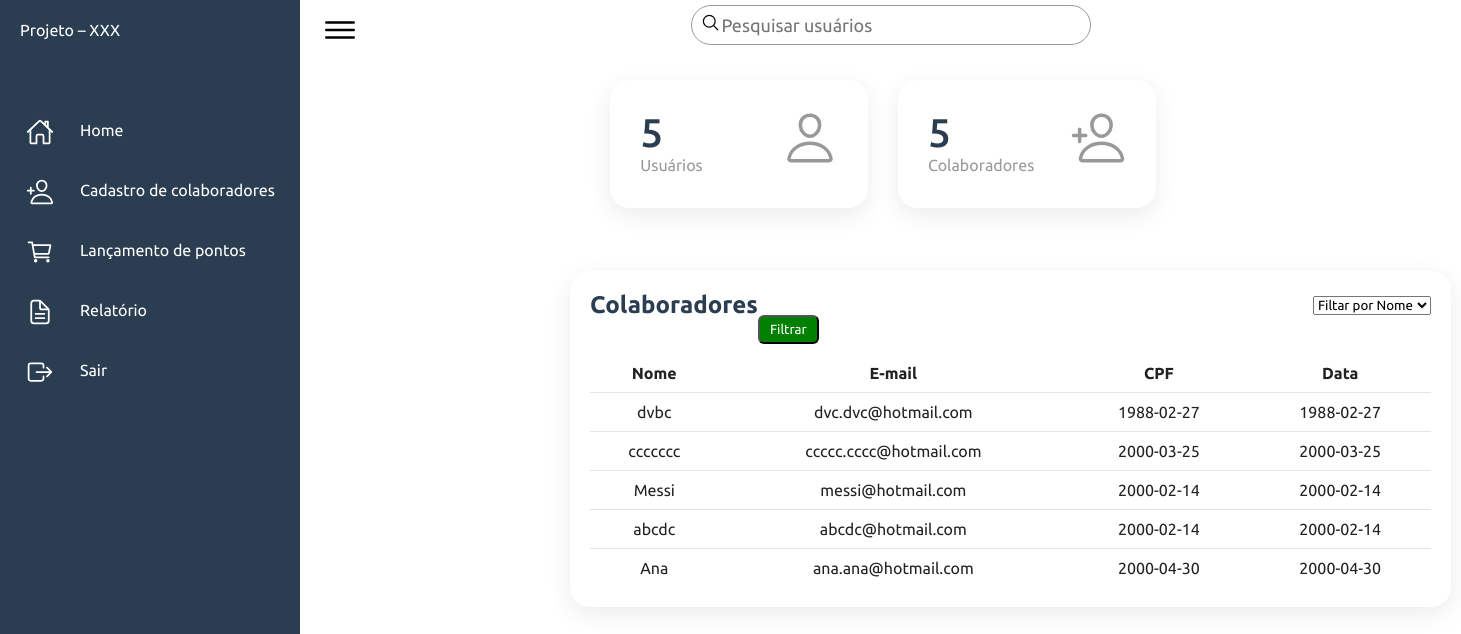
Screenshot of /layout/relatorio.php (signed in) with the database file from the repository.
### tables this page shows
CREATE TABLE IF NOT EXISTS `colaboradores` (
  `id` int(11) NOT NULL AUTO_INCREMENT,
  `nome` varchar(255) NOT NULL,
  `email` varchar(255) NOT NULL,
  `cpf` varchar(11) NOT NULL,
  `data` date NOT NULL,
  `pontos` varchar(255) NOT NULL,
  PRIMARY KEY (`id`)
);

### layout/relatorio.php (the view, shortened to what this page needs)
<?php
require_once "../database/conn.php";
?>
<!DOCTYPE html>
<html lang="pt-BR">
<head>
<link rel="stylesheet" type="text/css" href="../css/style.css">
</head>
<body>
    <div class="container">
        <div class="navigantion">
            <ul>
                <li>
                    <a href="#">
                        <span class="title">Projeto – XXX</span>
                    </a>
                </li>
                <li>
                    <a href="restrita.php">
                        <span class="icon"><ion-icon name="home-outline"></ion-icon></span>
                        <span class="title">Home</span>
                    </a>
                </li>
                <li>
                    <a href="colaboradores.php">
                        <span class="icon"><ion-icon name="person-add-outline"></ion-icon></span>
                        <span class="title">Cadastro de colaboradores</span>
                    </a>
                </li>
                <li>
                    <a href="lancapontos.php">
                        <span class="icon"><ion-icon name="cart-outline"></span>
                        <span class="title">Lançamento de pontos</span>
                    </a>
                </li>
                <li>
                    <a href="relatorio.php">
                        <span class="icon"><ion-icon name="document-text-outline"></ion-icon></span>
                        <span class="title">Relatório</span>
                    </a>
                </li>
                <li>
                    <a href="logout.php">
                        <span class="icon"><ion-icon name="exit-outline"></ion-icon></span>
                        <span class="title">Sair</span>
                    </a>
                </li>
            </ul>
        </div>
    </div>
             <div class="main">
             <div class="topbar">
                 <div class="toggle">
                    <ion-icon name="menu-outline"></ion-icon>
                 </div>
                 <div class="search">
                    <label>
                        <form class="form-inline" action="../busca/buscausuario.php" method="POST">
                            <input type="text" placeholder="Pesquisar usuários" name="pesquisar">
                            <ion-icon name="search-outline"></ion-icon>
                        </form>
                    </label>
                 </div>
                 <div class="user">
                 </div>
             </div>
             <div class="cardBox">
                 <div class="card">
                     <div>
                         <div class="numbers"><?php $sql = "SELECT count(id) from usuarios";
                         $resultado = $conn->query($sql);
                         $registro = mysqli_fetch_assoc($resultado);
                         echo $registro['count(id)'];?></div>
                         <div class="cardName">Usuários</div>
                     </div>
                     <div class="iconBx">
                        <ion-icon name="person-outline"></ion-icon>
                     </div>
                 </div>
                 <div class="card">
                    <div>
                        <div class="numbers"><?php $sql = "SELECT count(id) from colaboradores";
                         $resultado = $conn->query($sql);
                         $registro = mysqli_fetch_assoc($resultado);
                         echo $registro['count(id)'];?></div>
                        <div class="cardName">Colaboradores</div>
                    </div>
                    <div class="iconBx">
                        <ion-icon name="person-add-outline"></ion-icon>
                    </div>
                </div>
             </div>
             <div class="details">
                 <div class="recentOrders">
                     <div class="cardHeader">
                         <h2>Colaboradores</h2>
                         <form method="get">
                         <select name="filtro" id="" style="margin-left: 555px;margin-top: 5px;">
                            <option value="nome">Filtar por Nome</option>
                         </select>
                         <button type="submit" style='position: relative;padding: 5px 10px;background: var(--green);text-decoration: none;color: var(--white);border-radius: 6px;'>Filtrar</button>
                         </form>
                     </div>
                     <table>
                         <thead>
                             <tr>
                                <td>Nome</td>
                                <td>E-mail</td>
                                <td>CPF</td>
                                <td>Data</td>
                             </tr>
                         </thead>
                         <tbody>
                       <tr>
                        <?php
                            $filtro = filter_input(INPUT_GET, 'filtro', FILTER_SANITIZE_STRING);
                            if($filtro == 'nome') {
                                $sql = "SELECT * FROM colaboradores ORDER BY colaboradores.nome ASC";
                                $resultado = $conn->query($sql);
                                while ($registro = $resultado->fetch_array())
                                {
                                    $id     =  $registro[0];
                                    $nome   =  $registro[1];
                                    $email  =  $registro[2];
                                    $cpf    =  $registro[3];
                                    $data   =  $registro[4];
                                    $id        = htmlentities($id, ENT_QUOTES, "UTF-8");
                                    $nome      = htmlentities($nome, ENT_QUOTES, "UTF-8");
                                    $email     = htmlentities($email, ENT_QUOTES, "UTF-8");
                                    $cpf       = htmlentities($cpf, ENT_QUOTES, "UTF-8");
                                    echo "<tr>
                                    <td> $nome</td>
                                    <td> $email</td>
                                    <td> $cpf</td>
                                    <td> $data</td>
                                    </td>";
                                }
                            }else {
                                $sql = "SELECT * FROM colaboradores";
                                $resultado = $conn->query($sql);
                                while ($registro = $resultado->fetch_array())
                                {
                                    $nome   =  $registro[1];
                                    $email  =  $registro[2];
                                    $cpf    =  $registro[4];
                                    $data   =  $registro[4];
                                    $nome      = htmlentities($nome, ENT_QUOTES, "UTF-8");
                                    $email     = htmlentities($email, ENT_QUOTES, "UTF-8");
                                    $cpf       = htmlentities($cpf, ENT_QUOTES, "UTF-8");
                                    $data      = htmlentities($data, ENT_QUOTES, "UTF-8");
                                    echo "<tr>
                                    <td> $nome</td>
                                    <td> $email</td>
                                    <td> $cpf</td>
                                    <td> $data</td>
                                    </td>";
                                }
                            }
                        ?>
                       </tr>
                    </tbody>
                    </table>
                 </div>
         </div>
    </div>
</body>
</html>

### css/style.css (style rules this page uses)
* { margin: 0; padding: 0; box-sizing: border-box; font-family: 'Ubuntu', sans-serif; }
:root { --blue: #2b3d51; --white: #fff; --grey: #f5f5f5; --black1: #222; --black2: #999; --green: green; --red: red; }
body { min-height: 100vh; overflow-x: hidden; }
.container { position: relative; width: 100%; }
.navigantion { position: fixed; width: 300px; height: 100%; background: var(--blue); border-left: 10px solid var(--blue); transition: 0.5s; overflow: hidden; }
.navigantion ul { position: absolute; top: 0; left: 0; width: 100%; }
.navigantion ul li { position: relative; width: 100%; list-style: none; border-top-left-radius: 30px; border-bottom-left-radius: 30px; }
.navigantion ul li:nth-child(1) { margin-bottom: 40px; pointer-events: none; }
.navigantion ul li a { position: relative; display: block; width: 100%; display: flex; text-decoration: none; color: var(--white); }
.navigantion ul li a .icon { position: relative; display: block; min-width: 60px; height: 60px; line-height: 80px; text-align: center; }
.navigantion ul li a .icon ion-icon { font-size: 1.75em; }
.navigantion ul li a .title { position: relative; display: block; padding: 0 10px; height: 60px; line-height: 60px; text-align: start; white-space: nowrap; }
.main { position: absolute; width: calc(100% - 300px); left: 300px; min-height: 100vh; background: var(--white); transition: 0.5s; }
.topbar { width: 100%; height: 60px; display: flex; justify-content: space-between; align-items: center; padding: 0 10px; }
.toggle { position: relative; width: 60px; height: 60px; display: flex; justify-content: center; align-items: center; font-size: 2.5em; cursor: pointer; }
.search { position: relative; width: 400px; margin: auto; margin-top: 5px; }
.search label { position: relative; width: 100%; }
.search label input { width: 100%; height: 40px; border-radius: 40px; padding: 5px 20px; padding-left: 30px; font-size: 18px; outline: none; border: 1px solid var(--black2); }
.search label ion-icon { position: absolute; top: 0; left: 10px; font-size: 1.2em; }
.user { position: relative; width: 40px; height: 40px; cursor: pointer; }
.cardBox { position: relative; width: 100%; padding: 20px; display: grid; grid-template-columns: repeat(4,1fr); grid-gap: 30px; left: 25%; }
.cardBox .card { position: relative; background: var(--white); padding: 30px; border-radius: 20px; display: flex; justify-content: space-between; cursor: pointer; box-shadow: 0 7px 25px rgba(0,0,0,0.08); }
.cardBox .card .numbers { position: relative; font-weight: 500; font-size: 2.5em; color: var(--blue); }
.cardBox .card .cardName { color: var(--black2); }
.cardBox .card .iconBx { font-size: 3.5em; color: var(--black2); }
.details { position: relative; width: 100%; padding: 20px; display: grid; grid-template-columns: 2fr 1fr; grid-gap: 30px; right: -250px; margin-top: 2%; }
.details .recentOrders { position: relative; display: grid; min-height: 300px; background: var(--white); padding: 20px; box-shadow: 0 7px 25px rgba(0,0,0,0.08); border-radius: 20px; }
.cardHeader { display: flex; justify-content: space-between; align-items: flex-start; }
.cardHeader h2 { font-weight: 600; color: var(--blue); }
.details table { width: 100%; border-collapse: collapse; margin-top: 10px; }
.details table thead td { font-weight: 600; }
.details .recentOrders table tr { color: var(--black1); border-bottom: 1px solid rgba(0, 0, 0, 0.1); }
.details .recentOrders table tr:last-child { border-bottom: none; }
.details .recentOrders table tr td { padding: 10px; text-align: center; }
.search label ion-icon { position: relative; margin-top: -150px; top: -28px; left: 10px; font-size: 1.2em; }

### rows the page displays
colaboradores: nome "dvbc", email "dvc.dvc@hotmail.com", data "1988-02-27"
colaboradores: nome "ccccccc", email "ccccc.cccc@hotmail.com", data "2000-03-25"
colaboradores: nome "Messi", email "messi@hotmail.com", data "2000-02-14"
colaboradores: nome "abcdc", email "abcdc@hotmail.com", data "2000-02-14"
colaboradores: nome "Ana", email "ana.ana@hotmail.com", data "2000-04-30"

### other values shown
$registro['count(id)'] "5"
